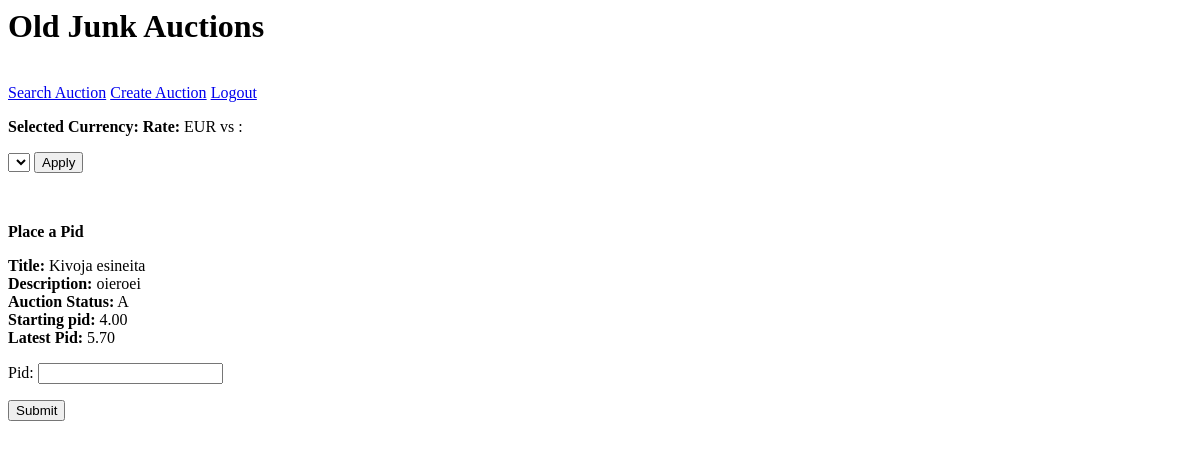
/addpid/3 (signed in), run on an earlier commit of the app's database.
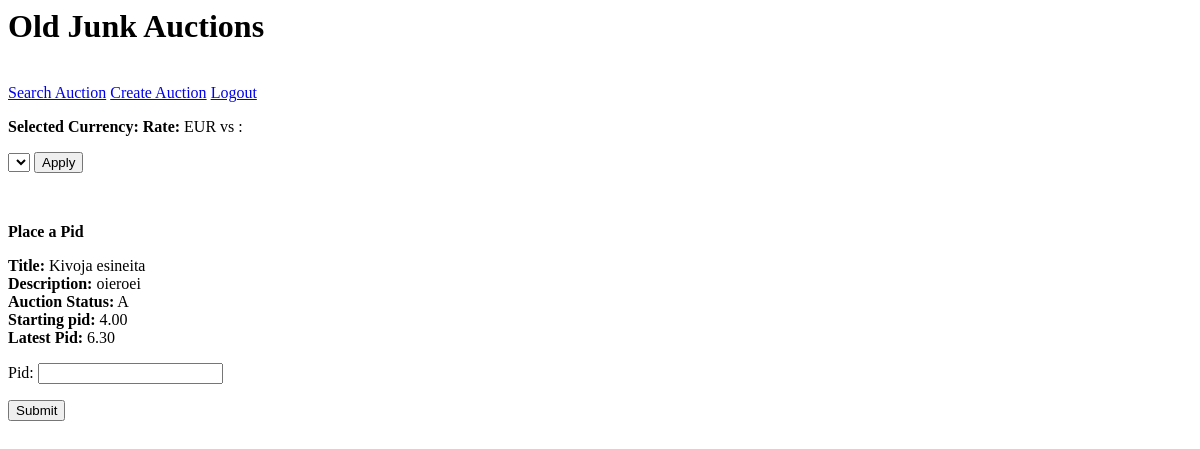
And on a later commit of the database.
### YAAS_App/models.py (models this page shows)
class Auction(models.Model):
    ACTIVE = 'A'
    BANNED = 'B'
    DUE ='D'
    ADJUDICATED ='E'
    AUCTION_STATUS = (
        (ACTIVE, 'Active'),
        (BANNED, 'Banned'),
        (DUE, 'Due'),
        (ADJUDICATED, 'Adjudicated')
    )
    seller=models.ForeignKey(User)
    title=models.CharField(max_length=100)
    auction_status=models.CharField(max_length=1)
    description=models.TextField()
    start_price=models.DecimalField(max_digits=6,decimal_places=2)
    latest_pid=models.DecimalField(max_digits=6,decimal_places=2)
    endtime=models.DateTimeField()
    def __str__(self):
        return self.title

### YAAS_App/views.py (the view, shortened to what this page needs)
# urls.py: url(r'^addpid/(\d+)$', addpid),
@login_required
def addpid(request,offset):
    if request.method == 'GET':
        print("first step is ok")
        if not request.user.is_authenticated():
            messages.add_message(request, messages.ERROR, "You must login before you are allowed to pid")
            return HttpResponseRedirect('/login/?next=%s')
        else:
            auction = get_object_or_404(Auction, id=offset)
            print("2nd step is ok")
            print(auction)
            print(auction.auction_status=='A')
            if not request.user.is_staff and (not request.user.username==auction.seller) and auction.auction_status=='A':
                form=AddPid()
                print("3rd step is ok")
                return render(request,'pid.html',{'form': form, 'auction':auction})
    else:
        print("This is not GET method")
        return HttpResponseRedirect(reverse("home"))

### YAAS_App/forms.py
class AddPid(forms.Form):
    pid=forms.DecimalField(required=True,max_digits=6,decimal_places=2,validators=[])

### templates/pid.html (shortened to what this page needs)
{% extends 'base.html' %}
{% block content %}
<p><b>Place a Pid</b></p>
    <form action="/savepid/{{ auction.id }} {{ pid.id }}" method="post">
        <label> <b>Title:</b> {{ auction.title }}</label><br>
        <label> <b>Description:</b> {{ auction.description }}</label><br>
        <label> <b>Auction Status:</b> {{ auction.auction_status }}</label><br>
        <label> <b>Starting pid:</b> {{ auction.start_price }}</label><br>
        <label> <b>Latest Pid:</b> {{ auction.latest_pid }}</label><br>
        {{ form.as_p }}
        <input type="submit" value="Submit">
    </form>
{% endblock %}

What changed in the data, as far as the page shows it:
changed Auction "Kivoja esineita": latest_pid "5.70" → "6.30"
